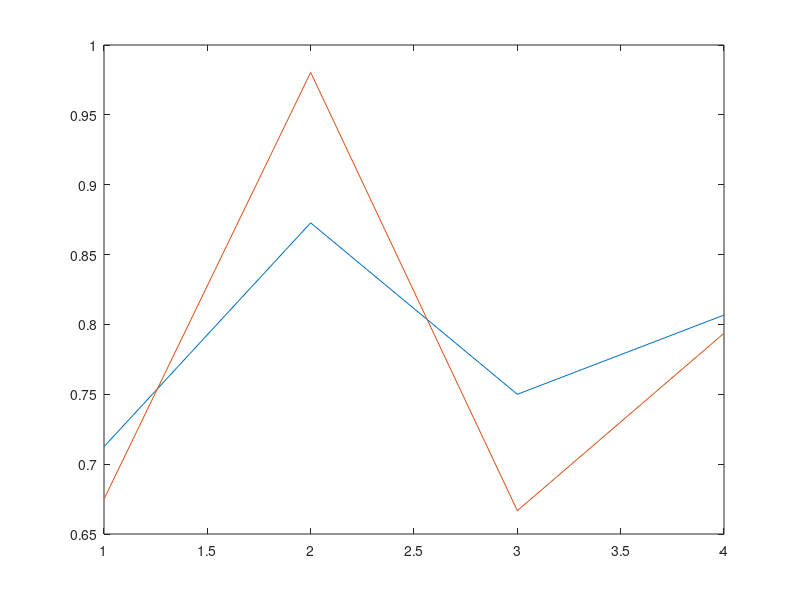

MATLAB code for this plot:
        TP1=48;
        TN1=9;
        FP1=7;
        FN1=16;
        TP2=50;
        TN2=4;
        FP2=1;
        FN2=25;

        %Accuracy:(TP+TN)/(TP+TN+FP+FN)
        %Precision:TP/(TP+FP)
        %Recall (Sensitivity): TP/(TP+FN)
        %F1_Score: 2*((Precision*Recall) /(Precision +Recall))
       
       x=[0.7125,0.8727,0.7500,0.8067];
       y=[0.6750,0.9804,0.6667,0.7937];
       plot(x)
       hold on
       plot(y)

       % x1=[0.72712,0.99980,0.99982,0.99671;0.46630,0.99978,0.99977,0.99429;0.43571,0.99977,0.99975,0.99379];
       % bar(x1)